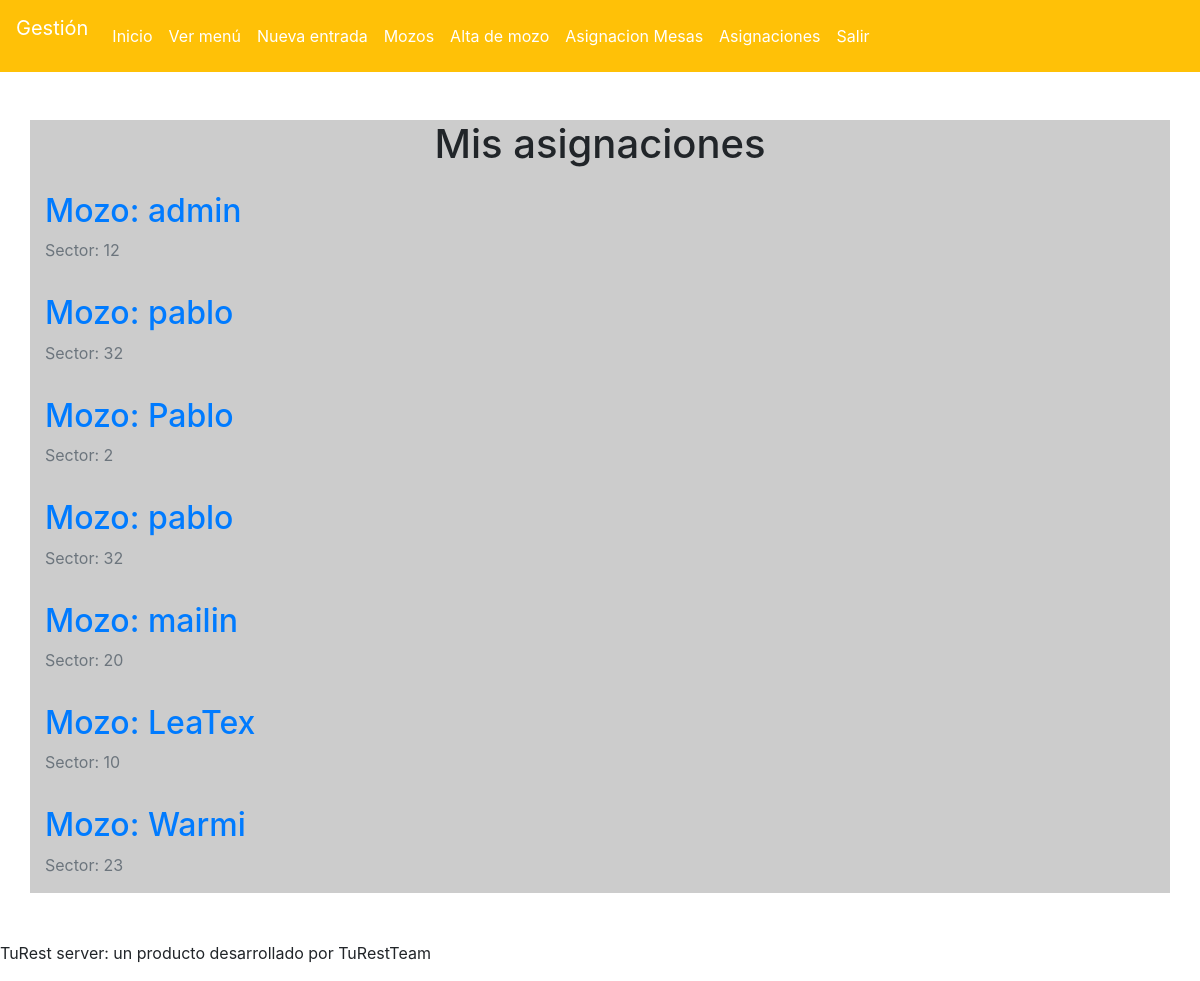
The app's page /panel/asignaciones (signed in) with its own data.
### administracion/models.py (models this page shows, shortened)
class AsignacionMesa(models.Model):
	author = models.ForeignKey('auth.User', on_delete=models.CASCADE)
	mozo = models.CharField(max_length=200)
	sector = models.PositiveIntegerField()

### administracion/views.py (the view)
# urls.py: path('asignaciones', views.asignacionesList, name='asignacionesList'),
@login_required
def asignacionesList(request):
	return render(request, 'admin/asignaciones.html', {'asignaciones': AsignacionMesa.objects.all()})

### administracion/templates/admin/asignaciones.html
{% extends 'panelStructure.html' %}
{% block content %}
	<div class="row mt-5">
		<div class="col-12">
			<h1 class="text-center">Mis asignaciones</h1>
		</div>
	</div>
	{% for asignacion in asignaciones %}
		<article class="row mt-3">
			<div class="col-12">
				<h2 class="text-primary">Mozo: {{asignacion.mozo}}</h2>
				<p class="text-secondary">Sector: {{asignacion.sector}}</p>
			</div>
		</article>
	{% endfor %}
{% endblock %}

### records on screen
AsignacionMesa: mozo "admin", sector "12"
AsignacionMesa: mozo "pablo", sector "32"
AsignacionMesa: mozo "Pablo", sector "2"
AsignacionMesa: mozo "pablo", sector "32"
AsignacionMesa: mozo "mailin", sector "20"
AsignacionMesa: mozo "LeaTex", sector "10"
AsignacionMesa: mozo "Warmi", sector "23"
